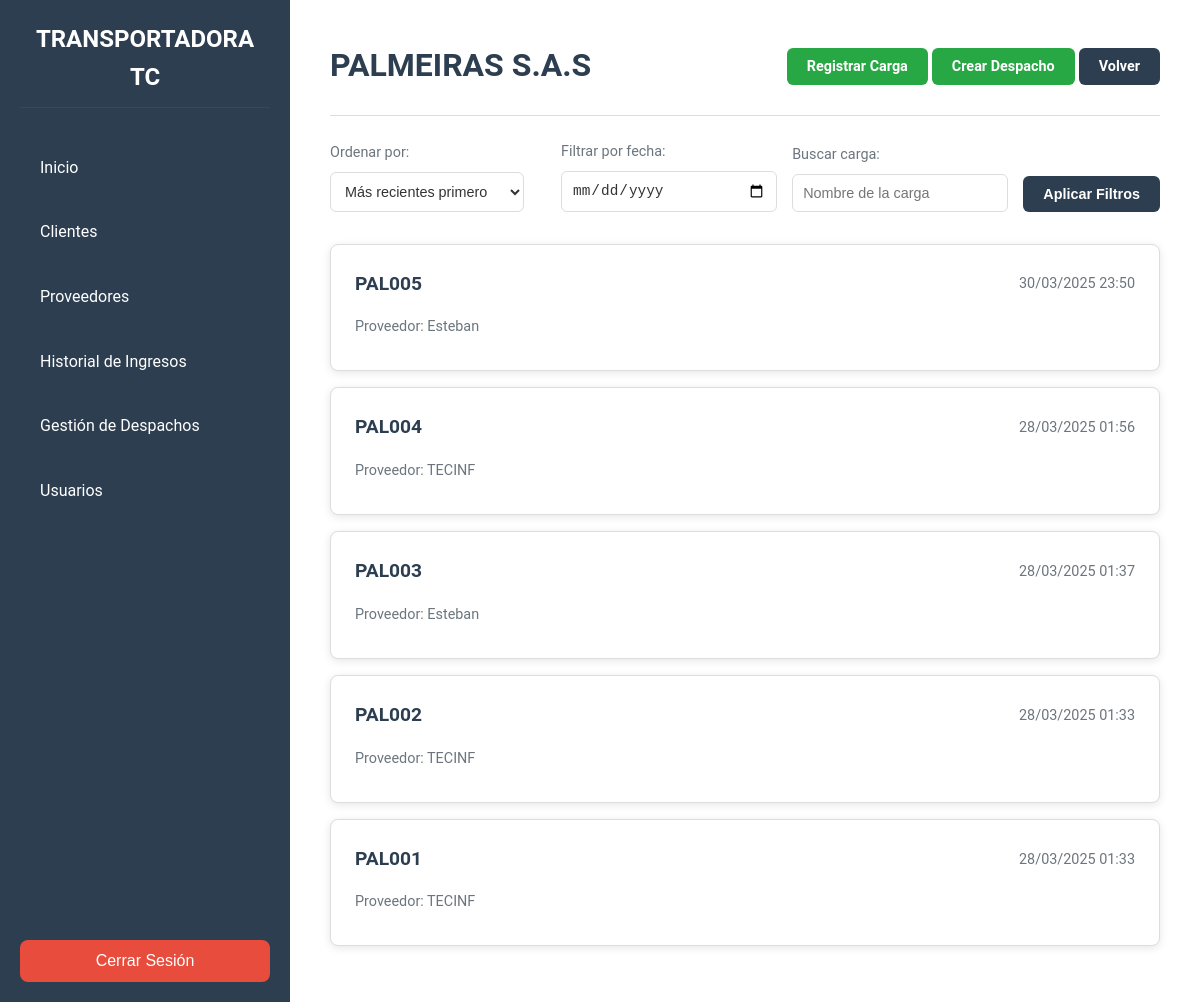
Page /clientes/PALMEIRAS S.A.S/ (signed in) on the committed database.
### clientes/models.py (models this page shows, shortened)
class Cliente(models.Model):
    nit = models.CharField(max_length=255, default="", unique=True, blank=False)
    nombre = models.CharField(max_length=255, blank=False)
    email = models.EmailField()
    telefono = models.CharField(max_length=15)
    ciudad = models.CharField(max_length=255)
    direccion = models.CharField(max_length=255)
    proveedores = models.ManyToManyField(Proveedor, related_name="clientes", blank=True)
    fecha_creacion = models.DateTimeField(auto_now_add=True)

### cargas/models.py (models this page shows, shortened)
class Carga(models.Model):
    nombre = models.CharField(max_length=20, unique=True)
    cliente = models.ForeignKey(Cliente, on_delete=models.CASCADE, related_name='cargas')
    proveedor = models.ForeignKey(Proveedor, on_delete=models.CASCADE, related_name='cargas')
    fecha = models.DateTimeField(auto_now_add=True)
    remision = models.CharField(unique=True, max_length=20)
    observacion = models.TextField(blank=True, null=True)
    archivo_factura = models.FileField(upload_to='facturas/', blank=True, null=True)

### proveedores/models.py (models this page shows, shortened)
class Proveedor(models.Model):
    nit = models.CharField(default='',max_length=255, unique=True, blank=True, null=True)
    nombre = models.CharField(max_length=255)
    contacto = models.CharField(default='',max_length=255, null=True,blank=True)
    fecha_creacion = models.DateTimeField(auto_now_add=True)

### clientes/views.py (the view)
# urls.py: path('<str:nombre>/', views.detalle_cliente ,name="detalle_cliente")
@login_required
def detalle_cliente(request, nombre):
    cliente = get_object_or_404(Cliente, nombre=nombre)
    cargas = Carga.objects.filter(cliente=cliente)
    orden = request.GET.get('orden')
    if orden == 'antiguo':
        cargas = cargas.order_by('fecha')
    else:
        cargas = cargas.order_by('-fecha')
    fecha = request.GET.get('fecha')
    if fecha:
        cargas = cargas.filter(fecha__date=fecha)
    buscar = request.GET.get('buscar')
    if buscar:
        cargas = cargas.filter(nombre__icontains=buscar)
    return render(request, 'clientes/detalle_cliente.html', {'cliente': cliente, 'cargas':cargas})

### clientes/templates/clientes/detalle_cliente.html (shortened to what this page needs)
{% extends 'base.html' %}
{% block content %}
<main class="main-content">
        <header class="content__header">
            <h1 class="content__title">{{ cliente.nombre }}</h1>
            <div>
                <a href="{% url 'registrar_carga' cliente.id %}" class="btn btn--success">Registrar Carga</a>
                <a href="{% url 'crear_despacho' cliente.nombre %}" class="btn btn--success">Crear Despacho</a>
                <a href="{% url 'clientes' %}" class="btn btn--primary">Volver</a>
            </div>
        </header>
        <hr class="divider">
        <div class="filtros">
            <div class="filtros">
                <form method="get" class="filtros-form">
                    <div class="filtro-group">
                        <label for="orden">Ordenar por:</label>
                        <select name="orden" id="orden">
                            <option value="reciente">Más recientes primero</option>
                        </select>
                    </div>
                    <div class="filtro-group">
                        <label for="fecha">Filtrar por fecha:</label>
                        <input type="date" name="fecha" id="fecha">
                    </div>
                    <div class="filtro-group">
                        <label for="buscar">Buscar carga:</label>
                        <input type="text" name="buscar" id="buscar" placeholder="Nombre de la carga">
                    </div>
                    <button type="submit" class="btn btn--primary">Aplicar Filtros</button>
                </form>
            </div>
        </div>
        <section class="cargas__list">
            {% if cargas %}
                {% for carga in cargas %}
                    <div class="carga-card">
                        <div class="carga-card__header">
                            <a href="{% url 'detalle_carga' carga.id %}">
                                <h2 class="carga-card__title">{{ carga.nombre }}</h2>
                            </a>
                            <p class="carga-card__fecha">{{ carga.fecha|date:"d/m/Y H:i" }}</p>
                        </div>
                        <p class="carga-card__proveedor">Proveedor: {{ carga.proveedor.nombre }}</p>
                    </div>
                {% endfor %}
            {% else %}
                <div class="no-cargas">
                    <p class="no-cargas__message">No hay cargas registradas.</p>
                </div>
            {% endif %}
        </section>
</main>
{% endblock %}

### static/css/styles.css (style rules this page uses)
:root { --color-primary: #2c3e50; --color-secondary: #1abc9c; --color-danger: #e74c3c; --color-success: #28a745; --color-text: #333; --color-text-light: #6c757d; --color-bg: #f8f9fa; --color-white: #fff; --color-shadow: rgba(0, 0, 0, 0.1); --font-primary: 'Roboto', Arial, sans-serif; --sidebar-width: 250px; --color-warning: #ffc107; --color-info: #17a2b8; }
body { margin: 0; font-family: var(--font-primary); background-color: var(--color-bg); color: var(--color-text); line-height: 1.6; }
.btn { padding: 10px 20px; border-radius: 5px; text-decoration: none; font-weight: bold; transition: background-color 0.3s ease; }
.btn--primary { background-color: #007bff; color: var(--color-white); }
.btn--success { background-color: var(--color-success); color: var(--color-white); }
.main-content { margin: 0 auto; padding: 20px; }
.content__header { display: flex; justify-content: space-between; align-items: center; margin-bottom: 1.5rem; }
.content__title { font-size: 2rem; color: var(--color-primary); margin: 0; }
.divider { border: none; height: 1px; background-color: #ddd; margin: 1.5rem 0; }
.btn { padding: 10px 20px; border-radius: 6px; font-size: 0.9rem; font-weight: bold; text-align: center; cursor: pointer; transition: background-color 0.3s ease; border: none; }
.btn--primary { background-color: var(--color-primary); color: var(--color-white); }
.cargas__list { display: block; margin-top: 1.5rem; }
.carga-card { background-color: var(--color-white); border: 1px solid #ddd; border-radius: 8px; padding: 1.5rem; box-shadow: 0 2px 8px rgba(0, 0, 0, 0.1); transition: transform 0.3s ease, box-shadow 0.3s ease; margin: 1rem 0; }
.carga-card a { text-decoration: none; }
.carga-card__header { display: flex; justify-content: space-between; align-items: center; margin-bottom: 1rem; }
.carga-card__title { font-size: 1.2rem; color: var(--color-primary); margin: 0; }
.carga-card__fecha { font-size: 0.9rem; color: var(--color-text-light); margin: 0; }
.carga-card__proveedor { font-size: 0.9rem; color: var(--color-text-light); margin-bottom: 0.5rem; }
.filtros { margin-bottom: 2rem; }
.filtros-form { display: flex; gap: 1rem; align-items: flex-end; flex-wrap: wrap; }
.filtro-group { flex: 1; min-width: 200px; align-items: center; }
.filtro-group label { display: block; margin-bottom: 0.5rem; font-size: 0.9rem; color: var(--color-text-light); }
.filtro-group select, .filtro-group input { width: 90%; padding: 10px; border: 1px solid #ddd; border-radius: 6px; font-size: 0.9rem; color: var(--color-text); background-color: var(--color-white); transition: border-color 0.3s ease; }

### rows in the picture
Cliente: nombre "PALMEIRAS S.A.S"
Carga: nombre "PAL005", fecha "30/03/2025 23:50", proveedor.nombre "Esteban"
Carga: nombre "PAL004", fecha "28/03/2025 01:56", proveedor.nombre "TECINF"
Carga: nombre "PAL003", fecha "28/03/2025 01:37", proveedor.nombre "Esteban"
Carga: nombre "PAL002", fecha "28/03/2025 01:33", proveedor.nombre "TECINF"
Carga: nombre "PAL001", fecha "28/03/2025 01:33", proveedor.nombre "TECINF"
